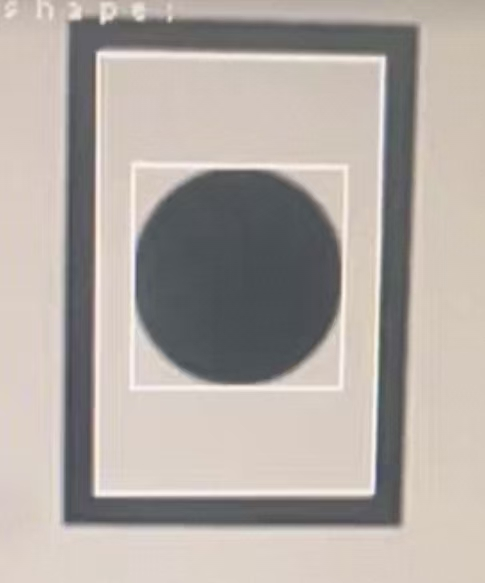
#> input picture 5f929db38a7c880b3b17aefb6437d633.jpg, 485 x 583 px, found by its file name
$ python demo_1.py
#> lines starting #> are read from the running program, lines starting #| are printed output that depends on the picture; after the words box and inside, x2 and y2 are one past the last pixel; in counts of white or black regions, pixels touching at a corner belong together
import cv2
import numpy as np
import os

def detect_black_edges_and_save_steps():
    # 设置输入图像的绝对路径 - 请将路径替换为您的图片实际路径
    image_path = r"C:\Users\lgl20\Desktop\TI\2025\5f929db38a7c880b3b17aefb6437d633.jpg"  # 请修改这里的路径

    # 设置输出目录
    output_dir = r"C:\Users\lgl20\Desktop\TI\2025"  # 请修改这里的路径

    # 确保输出目录存在
    if not os.path.exists(output_dir):
        os.makedirs(output_dir)

    # 读取图像
    frame = cv2.imread(image_path)
#> frame is the input picture: shape (583, 485, 3); mean B, G, R 164.4, 170.1, 177.9
    if frame is None:
        print(f"无法读取图像: {image_path}")
        return

    # --- 步骤 1: 转换为灰度图 ---
    gray_frame = cv2.cvtColor(frame, cv2.COLOR_BGR2GRAY)
    gray_path = os.path.join(output_dir, "1_gray_image.jpg")
    cv2.imwrite(gray_path, gray_frame)
    print(f"已保存灰度图: {gray_path}")

    # --- 步骤 2: 高斯滤波 ---
    blurred_frame = cv2.GaussianBlur(gray_frame, (5, 5), 0)
    blurred_path = os.path.join(output_dir, "2_gaussian_blur.jpg")
    cv2.imwrite(blurred_path, blurred_frame)
    print(f"已保存高斯滤波: {blurred_path}")

    # --- 步骤 3: 自适应二值化 ---
    binary_frame = cv2.adaptiveThreshold(
        blurred_frame, 255, cv2.ADAPTIVE_THRESH_GAUSSIAN_C,
        cv2.THRESH_BINARY_INV, 151, 30
    )
#> binary_frame: shape (583, 485); 19.1% white; 2 white regions, box (x1, y1, x2, y2) and area: (64, 18, 418, 526) 42989, (136, 171, 340, 383) 10940

    # 形态学闭运算连接边缘
    kernel = np.ones((5, 5), np.uint8)
    binary_frame = cv2.morphologyEx(binary_frame, cv2.MORPH_CLOSE, kernel, iterations=1)
#> binary_frame: shape (583, 485); 19.1% white; 2 white regions, box (x1, y1, x2, y2) and area: (64, 18, 418, 526) 42999, (136, 171, 340, 383) 10951

    binary_path = os.path.join(output_dir, "3_adaptive_binary.jpg")
    cv2.imwrite(binary_path, binary_frame)
    print(f"已保存自适应二值化: {binary_path}")

    # --- 步骤 4: 边缘检测 ---
    # 使用Canny边缘检测
    edges = cv2.Canny(blurred_frame, 50, 150)
#> edges: shape (583, 485); 1.5% white in thin lines or dots, all inside (x1, y1, x2, y2) = (63, 2, 421, 527)
    edges_path = os.path.join(output_dir, "4_edge_detection.jpg")
    cv2.imwrite(edges_path, edges)
    print(f"已保存边缘检测: {edges_path}")

    # --- 步骤 5: 轮廓检测 ---
    contours, _ = cv2.findContours(binary_frame, cv2.RETR_EXTERNAL, cv2.CHAIN_APPROX_SIMPLE)
#> contours = 1 contour; box (x1, y1, x2, y2) and area: (64, 18, 418, 526) 171386

    # 创建轮廓检测结果图像
    contour_frame = frame.copy()

    # 绘制所有检测到的轮廓
    for contour in contours:
        # 过滤掉面积过小的轮廓（噪声）
        area = cv2.contourArea(contour)
        if area < 100:  # 最小面积阈值
            continue

        # 绘制轮廓（红色）
        cv2.drawContours(contour_frame, [contour], -1, (0, 0, 255), 2)

        # 计算轮廓的边界框
        x, y, w, h = cv2.boundingRect(contour)

        # 绘制边界框（绿色）
        cv2.rectangle(contour_frame, (x, y), (x + w, y + h), (0, 255, 0), 2)

        # 显示轮廓面积
        cv2.putText(contour_frame, f"Area: {area:.0f}", (x, y - 10),
                    cv2.FONT_HERSHEY_SIMPLEX, 0.5, (255, 255, 255), 1)
#> this loop made 1 pass
#> (area, x, y, w, h) on pass 1: (171386, 64, 18, 354, 508)
#> contour_frame: shape (583, 485, 3); 3.34% of pixels changed, all inside (x1, y1, x2, y2) = (63, 0, 420, 528)

    # 显示检测到的轮廓数量
    cv2.putText(contour_frame, f"Contours: {len(contours)}", (20, 30),
                cv2.FONT_HERSHEY_SIMPLEX, 0.7, (0, 255, 0), 2)
#> contour_frame: shape (583, 485, 3); mean B, G, R 159.4, 170.3, 176.3

    contour_path = os.path.join(output_dir, "5_detected_contours.jpg")
    cv2.imwrite(contour_path, contour_frame)
    print(f"已保存轮廓检测结果: {contour_path}")

    # --- 步骤 6: Shi-Tomasi角点检测 ---
    # 转换为彩色图像用于绘制特征点
    corners_frame = frame.copy()

    # Shi-Tomasi角点检测参数
    max_corners = 100
    quality_level = 0.01
    min_distance = 10

    # 检测角点
    corners = cv2.goodFeaturesToTrack(gray_frame, max_corners, quality_level, min_distance)
#> corners = 82 rows, first 8: [169, 20], [102, 21], [384, 57], [96, 52], [373, 493], [96, 495], [79, 18], [137, 18]

    if corners is not None:
        corners = np.int0(corners)

        # 绘制角点
        for i, corner in enumerate(corners):
            x, y = corner.ravel()
            # 绘制绿色圆点
            cv2.circle(corners_frame, (x, y), 5, (0, 255, 0), -1)
            # 显示角点编号
            cv2.putText(corners_frame, str(i+1), (x+5, y-5),
                       cv2.FONT_HERSHEY_SIMPLEX, 0.4, (0, 255, 255), 1)
#> this loop made 82 passes
#> (x, y) on passes 1 to 12: (169, 20), (102, 21), (384, 57), (96, 52), (373, 493), (96, 495), (79, 18), (137, 18), (66, 520), (69, 22), (7, 15), (108, 9)
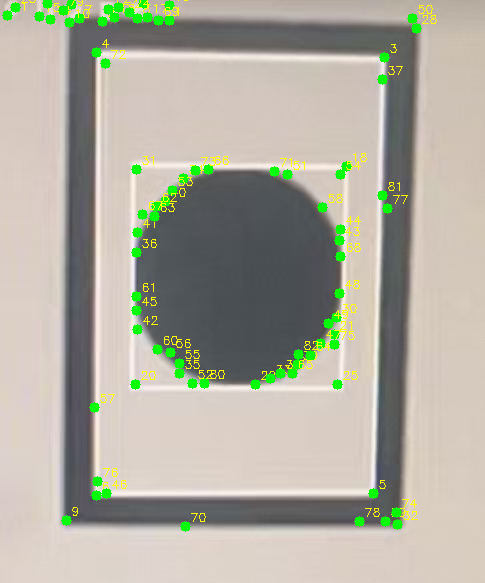
#> corners_frame: shape (583, 485, 3); 3.19% of pixels changed, all inside (x1, y1, x2, y2) = (2, 0, 437, 532)

    # 显示检测到的角点数量
    corner_count = len(corners) if corners is not None else 0
#> corner_count = 82
    cv2.putText(corners_frame, f"Shi-Tomasi Corners: {corner_count}", (20, 60),
                cv2.FONT_HERSHEY_SIMPLEX, 0.7, (0, 255, 0), 2)
#> corners_frame: shape (583, 485, 3); 0.6% of pixels changed, all inside (x1, y1, x2, y2) = (21, 44, 289, 62)

    corners_path = os.path.join(output_dir, "6_shi_tomasi_corners.jpg")
    cv2.imwrite(corners_path, corners_frame)
    print(f"已保存Shi-Tomasi角点检测结果: {corners_path}")

    # --- 步骤 7: Harris角点检测 ---
    harris_frame = frame.copy()

    # Harris角点检测参数
    block_size = 2
    aperture_size = 3
    k = 0.04

    # Harris角点检测
    harris_dst = cv2.cornerHarris(gray_frame, block_size, aperture_size, k)

    # 膨胀以标记角点
    harris_dst = cv2.dilate(harris_dst, None)
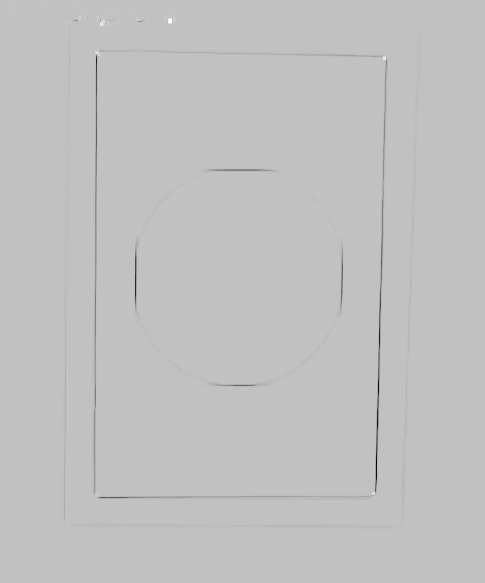
#> harris_dst: shape (583, 485) float32; min -0.000237, max 7.48e-05, mean -8.31e-07; drawn with min black and max white

    # 设置阈值，标记角点
    threshold = 0.01 * harris_dst.max()
#> threshold = 7.48e-07
    harris_corner_count = 0

    for i in range(harris_dst.shape[0]):
        for j in range(harris_dst.shape[1]):
            if harris_dst[i, j] > threshold:
                # 绘制红色圆点
                cv2.circle(harris_frame, (j, i), 3, (0, 0, 255), -1)
                harris_corner_count += 1
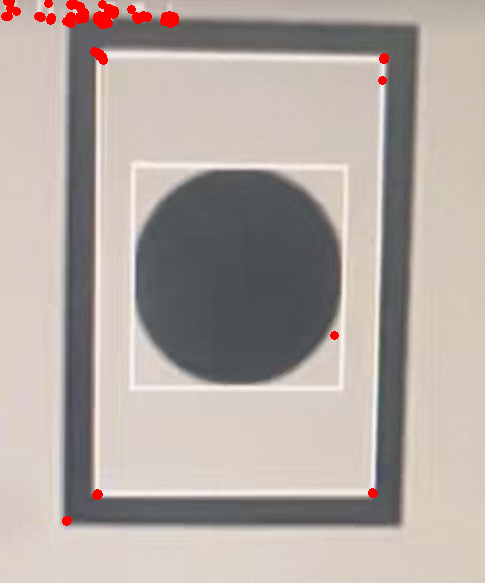
#> harris_frame: shape (583, 485, 3); 0.92% of pixels changed, all inside (x1, y1, x2, y2) = (1, 0, 389, 526)
#> after the loop, harris_corner_count = 737

    # 显示检测到的角点数量
    cv2.putText(harris_frame, f"Harris Corners: {harris_corner_count}", (20, 90),
                cv2.FONT_HERSHEY_SIMPLEX, 0.7, (0, 255, 0), 2)
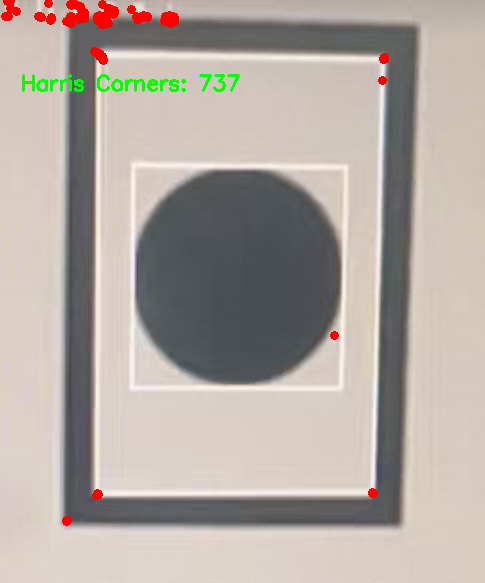
#> harris_frame: shape (583, 485, 3); 0.48% of pixels changed, all inside (x1, y1, x2, y2) = (22, 74, 240, 92)

    harris_path = os.path.join(output_dir, "7_harris_corners.jpg")
    cv2.imwrite(harris_path, harris_frame)
    print(f"已保存Harris角点检测结果: {harris_path}")

    # --- 步骤 8: FAST特征点检测 ---
    fast_frame = frame.copy()

    # 创建FAST检测器
    fast = cv2.FastFeatureDetector_create()

    # 检测关键点
    kp = fast.detect(gray_frame, None)
#> kp = 76 keypoints; strongest (x, y, size): (102, 22, 7), (169, 19, 7), (383, 58, 7), (96, 53, 7)

    # 绘制关键点
    fast_frame = cv2.drawKeypoints(fast_frame, kp, None, color=(255, 0, 0), flags=0)

    # 显示检测到的特征点数量
    cv2.putText(fast_frame, f"FAST Features: {len(kp)}", (20, 120),
                cv2.FONT_HERSHEY_SIMPLEX, 0.7, (0, 255, 0), 2)
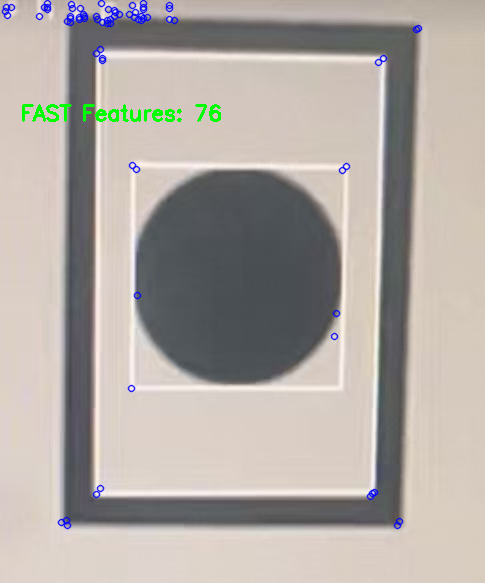
#> fast_frame: shape (583, 485, 3); mean B, G, R 164, 169.5, 176

    fast_path = os.path.join(output_dir, "8_fast_features.jpg")
    cv2.imwrite(fast_path, fast_frame)
    print(f"已保存FAST特征点检测结果: {fast_path}")

    # --- 步骤 9: 综合结果显示（轮廓+Shi-Tomasi角点）---
    combined_frame = frame.copy()

    # 绘制轮廓
    for contour in contours:
        area = cv2.contourArea(contour)
        if area < 100:
            continue
        cv2.drawContours(combined_frame, [contour], -1, (0, 0, 255), 2)

        x, y, w, h = cv2.boundingRect(contour)
        cv2.rectangle(combined_frame, (x, y), (x + w, y + h), (0, 255, 0), 2)
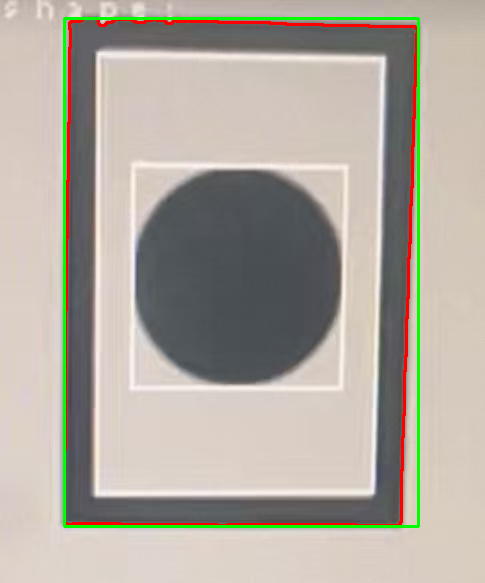
#> combined_frame: shape (583, 485, 3); 3.27% of pixels changed, all inside (x1, y1, x2, y2) = (63, 17, 420, 528)

    # 绘制Shi-Tomasi角点
    if corners is not None:
        for corner in corners:
            x, y = corner.ravel()
            # 绘制黄色大圆点
            cv2.circle(combined_frame, (x, y), 8, (0, 255, 255), -1)
            # 绘制蓝色小圆点
            cv2.circle(combined_frame, (x, y), 3, (255, 0, 0), -1)
#> combined_frame: shape (583, 485, 3); 5.17% of pixels changed, all inside (x1, y1, x2, y2) = (0, 0, 425, 535)

    # 添加图例
    cv2.putText(combined_frame, "Red: Contours", (20, 30),
                cv2.FONT_HERSHEY_SIMPLEX, 0.6, (0, 0, 255), 2)
    cv2.putText(combined_frame, "Green: Bounding Box", (20, 60),
                cv2.FONT_HERSHEY_SIMPLEX, 0.6, (0, 255, 0), 2)
    cv2.putText(combined_frame, "Yellow: Feature Points", (20, 90),
                cv2.FONT_HERSHEY_SIMPLEX, 0.6, (0, 255, 255), 2)
    cv2.putText(combined_frame, f"Contours: {len(contours)} | Corners: {corner_count}", (20, 120),
                cv2.FONT_HERSHEY_SIMPLEX, 0.7, (255, 255, 255), 2)

    combined_path = os.path.join(output_dir, "9_combined_result.jpg")
    cv2.imwrite(combined_path, combined_frame)
    print(f"已保存综合结果: {combined_path}")

    # --- 步骤 10: 边缘特征点检测 ---
    # 在边缘图像上检测角点
    edge_corners_frame = cv2.cvtColor(edges, cv2.COLOR_GRAY2BGR)

    # 在边缘图像上检测角点
    edge_corners = cv2.goodFeaturesToTrack(edges, 50, 0.1, 20)
#> edge_corners = 50 rows, first 8: [102, 23], [73, 7], [167, 16], [136, 383], [137, 170], [383, 58], [158, 348], [96, 494]

    if edge_corners is not None:
        edge_corners = np.int0(edge_corners)
        for corner in edge_corners:
            x, y = corner.ravel()
            cv2.circle(edge_corners_frame, (x, y), 5, (0, 0, 255), -1)
#> this loop made 50 passes
#> (x, y) on passes 1 to 12: (102, 23), (73, 7), (167, 16), (136, 383), (137, 170), (383, 58), (158, 348), (96, 494), (141, 4), (116, 7), (298, 368), (415, 26)
#> edge_corners_frame: shape (583, 485, 3); mean B, G, R 3.4, 3.4, 7.1

    cv2.putText(edge_corners_frame, f"Edge Corners: {len(edge_corners) if edge_corners is not None else 0}",
                (20, 30), cv2.FONT_HERSHEY_SIMPLEX, 0.6, (0, 255, 0), 2)
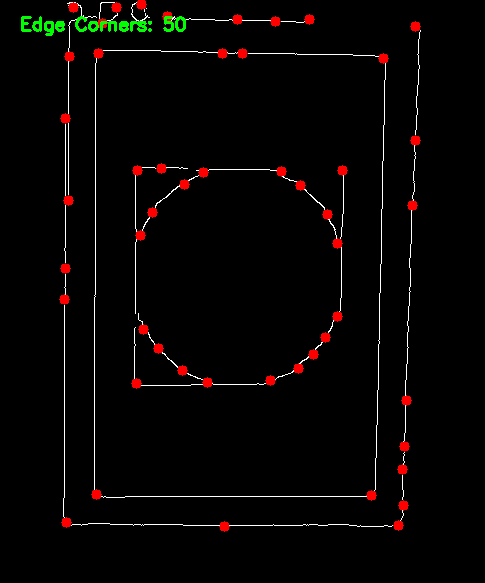
#> edge_corners_frame: shape (583, 485, 3); mean B, G, R 3.4, 4.4, 7

    edge_corners_path = os.path.join(output_dir, "10_edge_corners.jpg")
    cv2.imwrite(edge_corners_path, edge_corners_frame)
    print(f"已保存边缘角点检测结果: {edge_corners_path}")

    print(f"\n检测统计:")
    print(f"  - 轮廓数量: {len(contours)}")
#|   - 轮廓数量: 1
    print(f"  - Shi-Tomasi角点数量: {corner_count}")
#|   - Shi-Tomasi角点数量: 82
    print(f"  - Harris角点数量: {harris_corner_count}")
#|   - Harris角点数量: 737
    print(f"  - FAST特征点数量: {len(kp)}")
#|   - FAST特征点数量: 76

    # 显示所有处理结果
    cv2.imshow('1. Gray Image', gray_frame)
    cv2.imshow('2. Gaussian Blur', blurred_frame)
    cv2.imshow('3. Adaptive Binary', binary_frame)
    cv2.imshow('4. Edge Detection', edges)
    cv2.imshow('5. Detected Contours', contour_frame)
    cv2.imshow('6. Shi-Tomasi Corners', corners_frame)
    cv2.imshow('7. Harris Corners', harris_frame)
    cv2.imshow('8. FAST Features', fast_frame)
    cv2.imshow('9. Combined Result', combined_frame)
    cv2.imshow('10. Edge Corners', edge_corners_frame)

    print(f"\n所有处理结果已保存在: {output_dir}")

    # 等待按键关闭窗口
    print("\n按任意键关闭所有窗口...")
    cv2.waitKey(0)
    cv2.destroyAllWindows()

# 主函数
def main():
    # 修改这两行路径为您实际的路径
    input_image_path = r"C:\your\absolute\path\to\your\image.jpg"  # 输入图片路径
    output_directory = r"C:\output\images\directory"  # 输出目录

    # 如果您有具体的图片，请取消下面两行的注释并修改路径
    # 然后注释掉下面的 detect_black_edges_and_save_steps() 调用

    # 示例：假设您的图片是 test_image.png
    # input_image_path = r"C:\Users\YourName\Desktop\test_image.png"
    # output_directory = r"C:\Users\YourName\Desktop\processed_images"

    detect_black_edges_and_save_steps()

if __name__ == "__main__":
    main()
